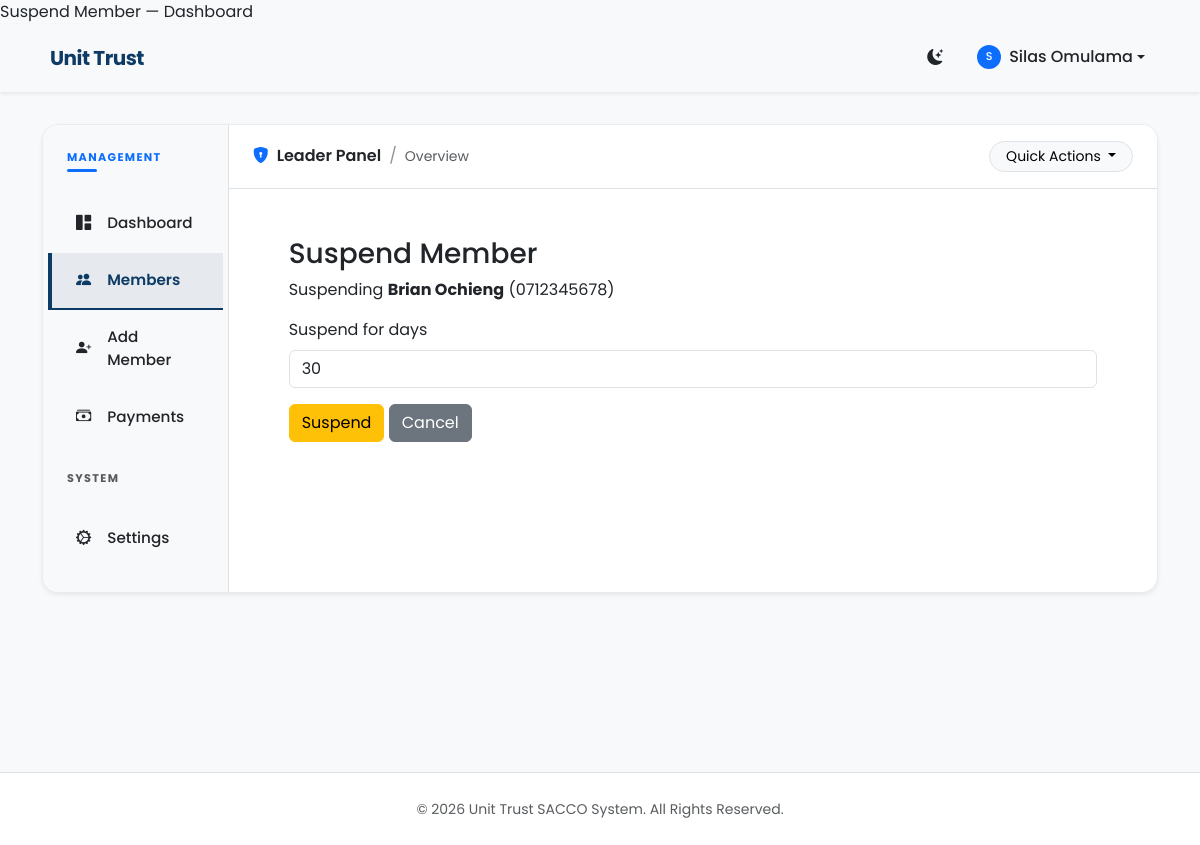
Page /leader/members/33/suspend/ (signed in) on the committed database.
### accounts/models.py (models this page shows, shortened)
class CustomUser(AbstractBaseUser, PermissionsMixin):
    ROLE_CHOICES = [
        ('Chairman', 'Chairman'),
        ('Secretary', 'Secretary'),
        ('Treasurer', 'Treasurer'),
        ('Member', 'Member'),
    ]
    STATUS_CHOICES = [
        ('Visitor', 'Visitor'),
        ('Active', 'Active'),
    ]
    full_name = models.CharField(max_length=255)
    email = models.EmailField(blank=True)
    phone_number = models.CharField(max_length=32, unique=True)
    role = models.CharField(max_length=20, choices=ROLE_CHOICES, default='Member')
    status = models.CharField(max_length=20, choices=STATUS_CHOICES, default='Visitor')
    is_staff = models.BooleanField(default=False)
    is_active = models.BooleanField(default=True)
    date_joined = models.DateTimeField(default=timezone.now)
    objects = CustomUserManager()
    USERNAME_FIELD = 'phone_number'
    REQUIRED_FIELDS = ['full_name']

### members/views.py (the view, shortened to what this page needs)
# urls.py: path('leader/members/<int:user_id>/suspend/', views.suspend_member, name='leader_suspend_member'),
@role_required(['Chairman', 'Secretary', 'Treasurer'])
def suspend_member(request, user_id):
    user = get_object_or_404(User, id=user_id)
    if request.user.id == user.id:
        messages.error(request, "You cannot suspend your own account.")
        return redirect('members:members_list')
    default_days = 30
    return render(request, 'dashboard/suspend_member.html', {'member': user, 'default_days': default_days})

### accounts/utils.py (called while the page is built)
def role_required(allowed_roles):
    def decorator(view_func):
        @wraps(view_func)
        def _wrapped(request, *args, **kwargs):
            if not request.user.is_authenticated:
                raise PermissionDenied
            if request.user.role not in allowed_roles and not request.user.is_superuser:
                raise PermissionDenied
            return view_func(request, *args, **kwargs)
        return _wrapped
    return decorator

### members/context_processors.py (called while the page is built)
def current_profile(request):
    profile = None
    try:
        if request.user and request.user.is_authenticated:
            profile, _ = Profile.objects.get_or_create(user=request.user)
    except Exception:
        profile = None
    return {'profile': profile}

### templates/dashboard/suspend_member.html (shortened to what this page needs)
{% extends 'dashboard/base.html' %}
{% block dashboard_content %}
<div class="container">
  <h3>Suspend Member</h3>
  <p>Suspending <strong>{{ member.full_name }}</strong> ({{ member.phone_number }})</p>
  <form method="post">
    <div class="mb-3">
      <label class="form-label">Suspend for days</label>
      <input type="number" name="suspend_days" class="form-control" value="{{ default_days }}">
    </div>
    <button class="btn btn-warning">Suspend</button>
    <a class="btn btn-secondary" href="{% url 'members:members_list' %}">Cancel</a>
  </form>
</div>
{% endblock %}

### templates/nav.html (shortened to what this page needs)
<nav class="navbar navbar-expand-lg sticky-top shadow-sm">
  <div class="container">
    <a class="navbar-brand d-flex align-items-center" href="{% url 'home' %}">
       Unit Trust
    </a>
    <div class="collapse navbar-collapse" id="navbarNav">
      <ul class="navbar-nav ms-auto align-items-center">
        <li class="nav-item mx-lg-2">
          <button class="btn nav-link px-2 border-0 shadow-none" id="themeToggler" type="button" title="Toggle Mode">
            <i class="bi bi-moon-stars-fill" id="themeIcon"></i>
          </button>
        </li>
        {% if request.user.is_authenticated %}
          <li class="nav-item dropdown">
            <a class="nav-link dropdown-toggle d-flex align-items-center" href="#" id="userMenu" role="button" data-bs-toggle="dropdown">
              {% if profile and profile.profile_photo %}
                <img src="{{ profile.profile_photo.url }}" class="rounded-circle me-2" style="width:24px;height:24px;object-fit:cover;">
              {% else %}
                <div class="bg-primary text-white rounded-circle d-inline-flex align-items-center justify-content-center me-2" style="width: 24px; height: 24px; font-size: 0.7rem;">
                  {{ request.user.full_name|slice:":1"|upper }}
                </div>
              {% endif %}
              {{ request.user.full_name|default:"Member" }}
            </a>
          </li>
        {% endif %}
      </ul>
    </div>
  </div>
</nav>

### templates/base.html (style rules this page uses)
:root { --primary-color: #0d3b66; --secondary-color: #4caf50; --bg-light: #f8f9fa; }

### templates/nav.html (style rules this page uses)
.navbar { padding: 0.5rem 1rem; transition: all 0.3s ease; background-color: var(--bs-body-tertiary); }
@media (min-width: 768px) { .navbar { padding: 0.8rem 1rem; } }
.navbar-brand { font-weight: 700; letter-spacing: -0.5px; color: var(--primary-color) !important; }
.nav-link { font-weight: 500; color: var(--bs-body-color); margin: 0.25rem 2px; transition: all 0.2s ease; font-size: 0.9rem; border-bottom: 2px solid transparent; }
@media (min-width: 768px) { .nav-link { margin: 0 5px; font-size: 1rem; } }

### rows in the picture
CustomUser: user.full_name "S", user.full_name "Silas Omulama"
CustomUser: full_name "Brian Ochieng", phone_number "0712345678"
